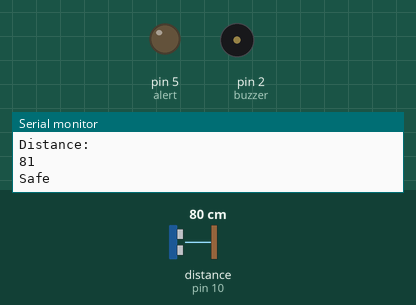
Bench run of a sketch on a simulated Arduino Uno, built with avr-gcc and run on an emulated ATmega328P. Parts: output pins drawn as LEDs (lit = HIGH), buzzer (waves = sounding, pin HIGH), the last lines printed to the serial monitor. Dashed ring = blinking. Inputs (shaded band) come from the test bench; at power-on: distance to the obstacle (sensor on pin 10) 80 cm. The echo pulse lasts 58.3 µs per cm.

Above: at 1.2 s.
1.3 s: distance to the obstacle (sensor on pin 10) set to 53 cm
2.8 s: distance to the obstacle (sensor on pin 10) set to 45 cm
At 3.2 s:
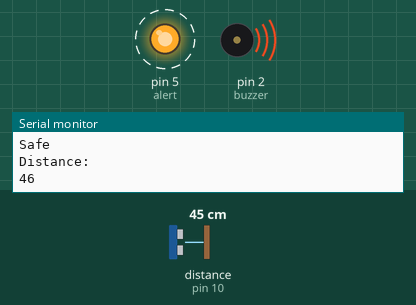
5.8 s: distance to the obstacle (sensor on pin 10) set to 120 cm
At 6.4 s:
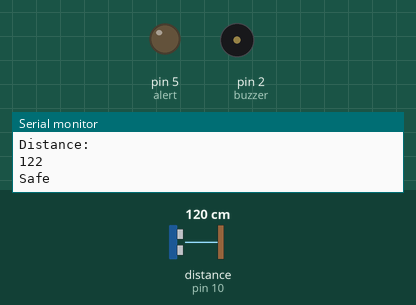
7.3 s: distance to the obstacle (sensor on pin 10) set to 35 cm
At 7.7 s:
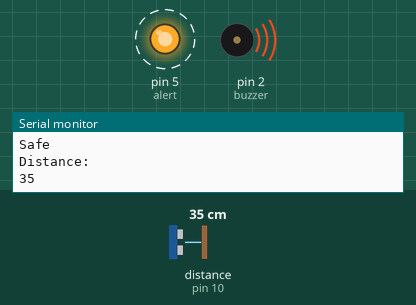
Timing chart, 0 to 11.3 s (numbered marks = the images above; inputs shaded):
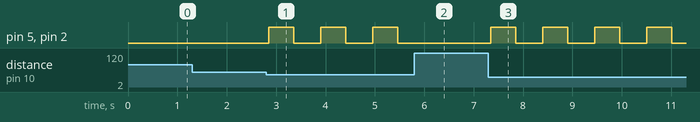

Measured:
- the behaviour switches between 49 and 48 cm on distance to the obstacle (sensor on pin 10) (found by bisection; images 0 and 1)
- after the input at 2.8 s, pin 5 (alert), pin 2 (buzzer): alternates HIGH for 0.50 s and LOW for 0.55 s, starting after 0.05 s
- after the input at 5.8 s, pin 5 (alert), pin 2 (buzzer): stays LOW (without the input it goes to HIGH after 0.21 s)
- after the input at 7.3 s, pin 5 (alert), pin 2 (buzzer): alternates HIGH for 0.50 s and LOW for 0.55 s, starting after 0.05 s

The sketch:

ultrasonic-parking-assistant.ino
```cpp
#include <NewPing.h>  //the included library NewPing.h

#define triggerPin 11
#define echoPin 10
#define alert 5
#define buzzer 2

const int maxdistant = 200; //Max distance the ultrasonic sensor can measure, which is 200cm

NewPing sonar(triggerPin, echoPin, maxdistant);

void setup() {                //Setting up all inputs and outputs aswell as the serial monitor
  pinMode(buzzer, OUTPUT);
  pinMode(alert, OUTPUT);
  pinMode(triggerPin, INPUT);
  pinMode(echoPin,INPUT);
  Serial.begin(9600);
}

int distanceGetCM(){                //First custom function measures distance and turns it into an intagure and stores it for later
  float pingCM = sonar.ping_cm();
  return pingCM;
}

void triggerAlert(int distance){        //Second custom function that is the if, if-else logic for the code
  if(distance < 20 && distance > 0){    //Distance less than 20 more than 0 cm will cause the buzzer and LED to be HIGH
    digitalWrite(buzzer, HIGH);
    digitalWrite(alert, HIGH);
      Serial.println("Danger! Stop!");
  }
  else if(distance < 50 && distance > 0){ //Distance under 50, over 0 cm then the buzzer and LED will alternate between HIGH and LOW every 500ms
    digitalWrite(buzzer, HIGH);
    digitalWrite(alert, HIGH);
    delay(500);
    digitalWrite(buzzer, LOW);
    digitalWrite(alert, LOW);
    delay(500);
      Serial.println("Caustion");
  }
  else{                                 //Anything else the buzzer and LED will remain LOW
    digitalWrite(buzzer, LOW);
    digitalWrite(alert, LOW);
      Serial.println("Safe");
  }
}

void loop() {                             //Void loop
  int currentDistance = distanceGetCM();  //Calling currentDistance to be used to display the distance in the serial monitor
    Serial.println("Distance:   ");
    Serial.println(currentDistance);
  triggerAlert(currentDistance);          //Calling triggerAlert to loop the code with in the function
  delay(50);                              //Slight delay to not cause any errors
}
```
